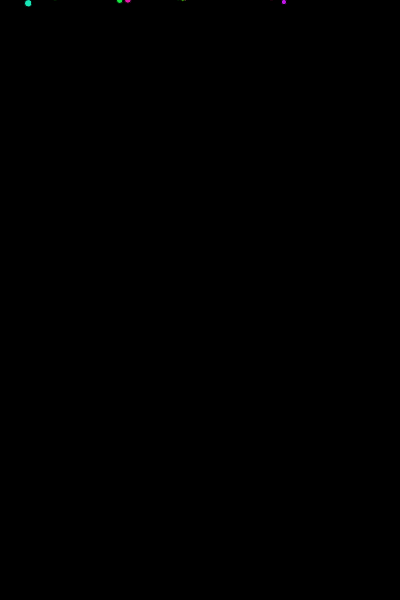
Frame 1 (no input)
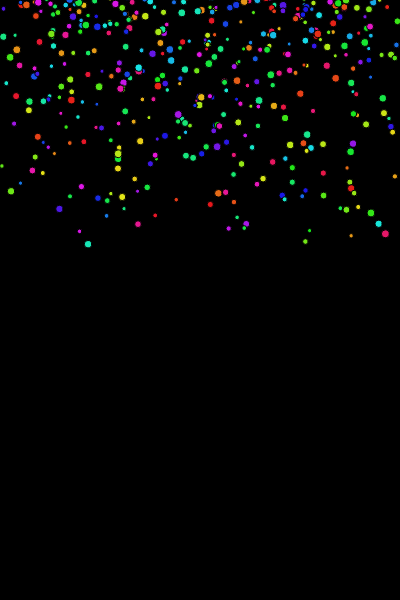
Frame 60 (no input)
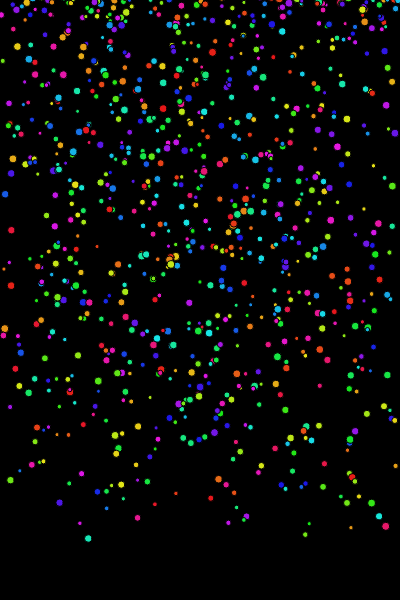
Frame 120 (the mouse pressed at the canvas centre since frame 60)

The p5.js sketch that drew these frames (run headless with seeded random() and noise() and a simulated clock; from frame 60 on, the mouse is pressed at the canvas centre):

// p5.js sketch
// ── sketch.js
let particles = []
let PPF = 10

let gravity

function setup() {
  createCanvas(400, 600);
  colorMode(HSB, TWO_PI, 1, 1)
  particles.push(new Particle(random(width),0))
}

function draw() {
  background(0);

  for (let i = 0; i<PPF; i++){
    particles.push(new Particle(random(width),0))
  }

  gravity = createVector(0, 0.01)
 
  // if (random()<0.1){
  //   particles.push(new Particle(random(width),0))
  // }
  console.log(particles.length)
 
  particles.forEach((p, i)=>{
    if(!p.inBounds()){
      particles.splice(i, 1)
    }
    p.applyForce(gravity)
    p.move()
    p.display()
  })
}

// ── particle.js
class Particle{
  constructor(_x, _y){
    this.pos = createVector(_x, _y)
    this.vel = createVector(random(-3, 3), random(-4, 4))
    this.acc = createVector(0,0)
    
    
    this.radius = random(2, 4)
    this.clr = color(random(TWO_PI), 0.9, 0.9)
  }
  
  move(){
    this.vel.add(this.acc)
    this.pos.add(this.vel)
  }
  
//   bounce(){
//     if (this.pos.x + this.radius > width){
//       this.pos.x = width - this.radius
//       this.vel.x *= -1
//     }
    
//     if(this.pos.x -this.radius < 0){
//       this.pos.x = 0 + this.radius
//       this.vel.x *= -1
//     }
    
//     if (this.pos.y + this.radius > height){
//       this.pos.y = height - this.radius
//       this.vel.y *= -1
//     }
//     if (this.pos.y - this.radius < 0){
//       this.pos.y = 0 + this.radius
//       this.vel.y *= -1
//     }
//   }

  applyForce(_force){
    this.acc.add(_force)
    this.vel.limit(4)
  }
  
  inBounds(){
    if (this.pos.x - this.radius < 0 ||
        this.pos.x + this.radius > width ||
        this.pos.y + this.radius > height
    ){
        return false
    }
    else{
        return true
    }
  }

  display(){
    fill(this.clr)
    circle(this.pos.x, this.pos.y, this.radius*2)
  }
}
